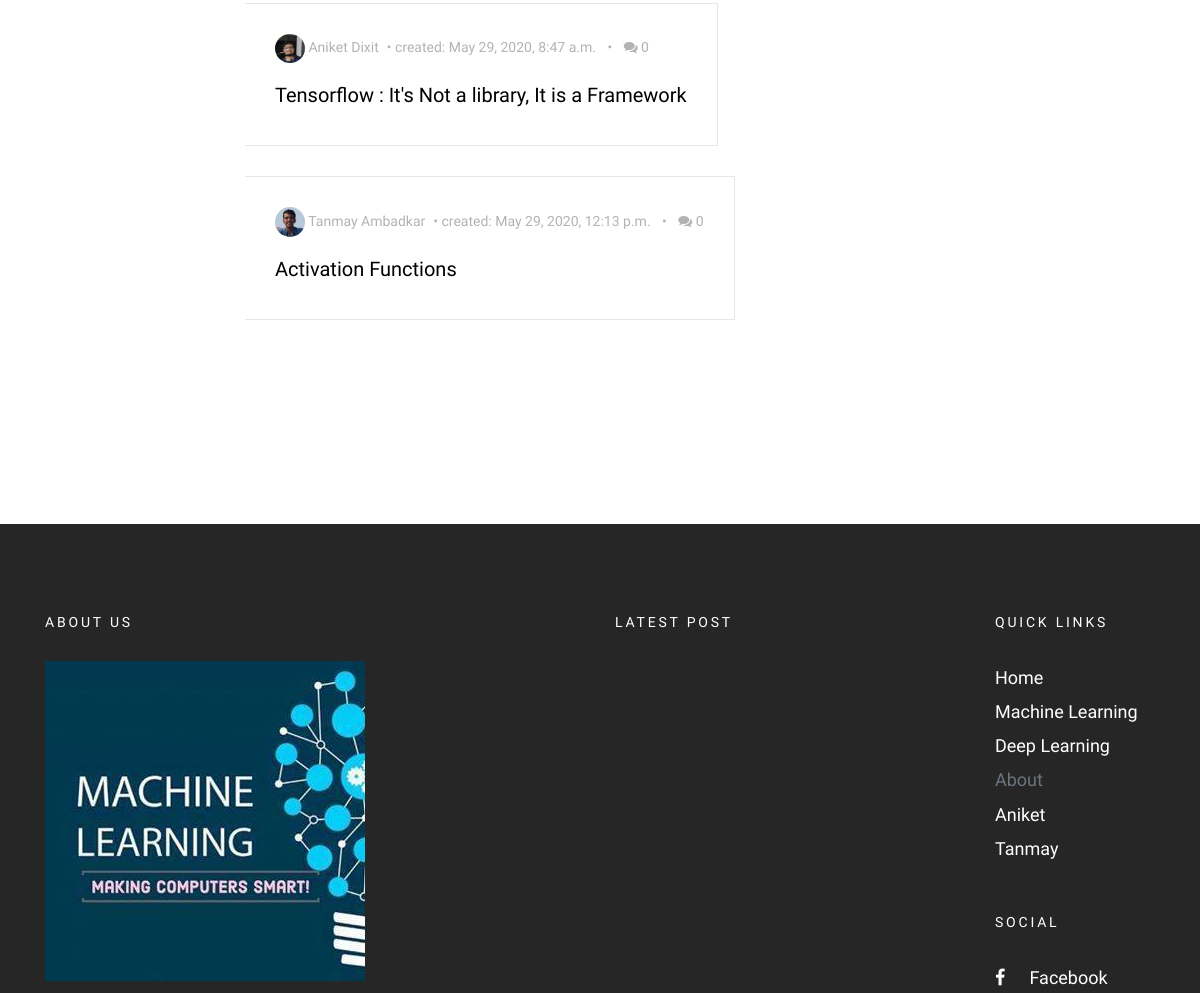
Page /drafts/ (signed in, middle part) on the earlier database version.
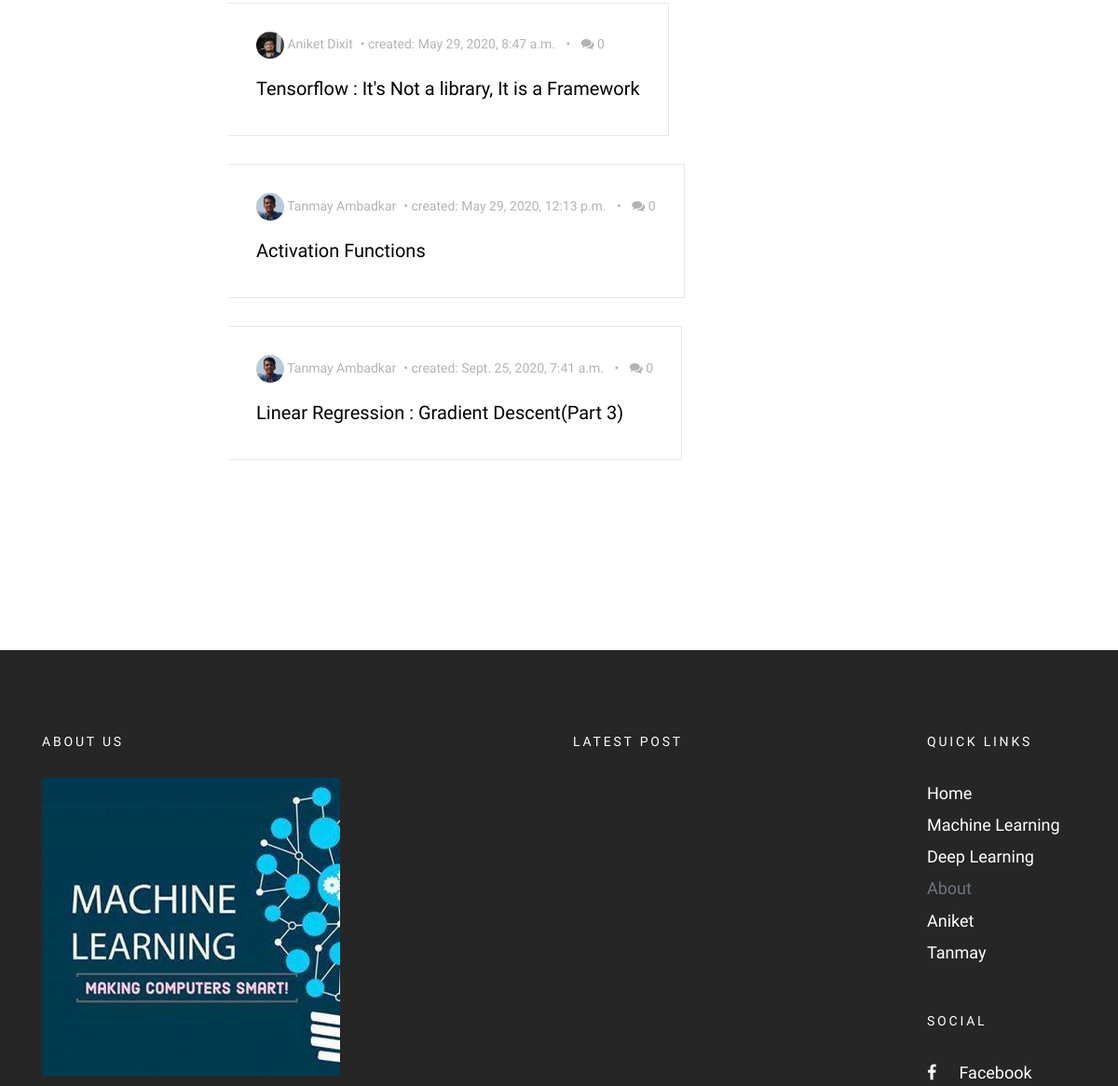
Same page on the later database version.
### blog/models.py (models this page shows, shortened)
class Post(models.Model):
    types = (
        ('D', 'Deep Learning'),
        ('M', 'Machine Learning'),
    )
    author = models.ForeignKey('UserProfileInfo', on_delete = models.CASCADE)
    title = models.CharField(max_length = 200)
    cover_img = models.ImageField(upload_to = 'cover_image', blank = True)
    text = models.TextField()
    created_date = models.DateTimeField(default = timezone.now)
    published_date = models.DateTimeField(blank = True, null = True)
    type = models.CharField(max_length = 1, choices = types, blank = True)
    def approve_comments(self):
        return self.comments.filter(approved_comment=True)

class UserProfileInfo(models.Model):
    user = models.OneToOneField(User, on_delete= models.CASCADE)
    profile_img = models.ImageField(upload_to = 'profile_pics', blank = True)
    cover_image = models.ImageField(upload_to = 'cover_profile_img', blank = True)
    description = models.TextField(blank = True)
    writeup = models.TextField(blank = True)
    instagram = models.URLField(blank = True)
    facebook = models.URLField(blank = True)
    github = models.URLField(blank = True)
    linkedin = models.URLField(blank = True)
    email = models.EmailField(blank = True)

### blog/views.py (the view)
# urls.py: path('drafts/', DraftListView.as_view(), name = 'post_draft_list'),
class DraftListView(LoginRequiredMixin, ListView):
    login_url = '/login/'
    redirect_field_name = 'blog/post_draft_list.html'
    model = Post
    template_name = 'post_draft_list.html'
    def get_queryset(self):
        return Post.objects.filter(published_date__isnull = True).order_by('created_date')

### blog/templates/blog/post_draft_list.html (shortened to what this page needs)
{% extends "blog/base.html" %}
{% load static %}
{% block content %}
{% if request.user.is_superuser %}
<section class="site-section pt-5">
  <div class="container">
    <div class="row blog-entries">
      <div class="col-md-12 col-lg-8 main-content">
        <div class="row mb-5 mt-5">
           <div class="col-md-12">
             {% for post in post_list %}
             {% if not post.published_date %}
             <div class="post-entry-horzontal">
               <a href="{% url 'post_detail' pk=post.pk %}">
                   <span class="text">
                     <div class="post-meta">
                       <span class="author mr-2"><img src="/media/{{post.author.profile_img}}" alt="Colorlib">  {{post.author.user.first_name}} {{post.author.user.last_name}}</span>&bullet;
                       <span class="mr-2">created: {{post.created_date}}</span> &bullet;
                       <span class="ml-2"><span class="fa fa-comments"></span> {{post.approve_comments.count}}</span>
                     </div>
                     <h2>{{ post.title }}</h2>
                   </span>
		 </div>
               {% endif %}
               {% empty %}
                 <h2>No Drafts!</h2>
             {% endfor %}
	  </div>
        </div>
      </div>
    </div>
  </div>
</section>
{% endif %}
{% endblock %}

### blog/templates/blog/base.html (shortened to what this page needs)
{% load static %}
{% load socialaccount %}
<!DOCTYPE html>
<html lang="en" dir="ltr">
    <head>
        <link rel="stylesheet" href="{% static 'css/animate.css' %}"-->
        <link rel="stylesheet" href="{% static 'css/owl.carousel.min.css' %}">
        <link rel="stylesheet" href="{% static 'fonts/fontawesome/css/font-awesome.min.css' %}">
        <link rel="stylesheet" href="{% static 'css/bootstrap.css' %}" >
        <link rel="stylesheet" href="{% static 'css/style.css' %}">
    </head>
    <body>
        <div class="wrap">
              {% block content %}
              {% endblock  %}
         <footer class="site-footer">
        <div class="container">
          <div class="row mb-5">
            <div class="col-md-4">
              <h3>About Us</h3>
              <p class="mb-4">
                <img src="{% static 'images/mainimage.jpg' %}" alt="Image placeholder" class="img-fluid">
              </p>
            </div>
            <div class="col-md-6 ml-auto">
              <div class="row">
                <div class="col-md-7">
                  <h3>Latest Post</h3>
                </div>
                <div class="col-md-1"></div>
                <div class="col-md-4">
                  <div class="mb-5">
                    <h3>Quick Links</h3>
                    <ul class="list-unstyled">
                      <li><a href="{% url 'home' %}" rel="noreferrer">Home</a></li>
                      <li><a href="{% url 'post_list_ML' %}" rel="noreferrer">Machine Learning</a></li>
                      <li><a href="{% url 'post_list_DL' %}" rel="noreferrer">Deep Learning</a></li>
                      <li> About
                          <ul class="list-inline">
                              <li><a href="{% url 'aniket' %}" rel="noreferrer">Aniket</a></li>
                              <li><a href="{% url 'tanmay' %}" rel="noreferrer">Tanmay</a></li>
                          </ul>
                      </li>
                    </ul>
                  </div>
                  <div class="mb-5">
                    <h3>Social</h3>
                    <ul class="list-unstyled footer-social">
                      <li><a href="https://www.facebook.com/makingcomputerssmart/" target="_blank" rel="noreferrer"><span class="fa fa-facebook"></span> Facebook</a></li>
                    </ul>
                  </div>
                </div>
              </div>
            </div>
          </div>
        </div>
      </footer>
               </div>
    </body>
</html>

### static/css/style.css (style rules this page uses)
body { background: #ccc url("../images/photography.png") repeat; font-family: "Inconsolata", SFMono-Regular, Menlo, Monaco, Consolas, "Liberation Mono", "Courier New", monospace; font-weight: 300; font-size: 18px; line-height: 1.9; color: #6c757d; }
a { -webkit-transition: .3s all ease; -o-transition: .3s all ease; transition: .3s all ease; text-decoration: none; }
h1, h2, h3, h4, h5 { color: #000; font-family: "Josefin Sans", -apple-system, BlinkMacSystemFont, "Segoe UI", Roboto, "Helvetica Neue", Arial, sans-serif, "Apple Color Emoji", "Segoe UI Emoji", "Segoe UI Symbol", "Noto Color Emoji"; }
.wrap { max-width: 1250px; margin: 0 auto; background: #fff; -webkit-box-shadow: 0 0 40px 0 rgba(0, 0, 0, 0.1); box-shadow: 0 0 40px 0 rgba(0, 0, 0, 0.1); }
.site-section { padding: 7em 0; }
.blog-entries .post-meta { margin-bottom: 20px; font-size: 14px; color: #b3b3b3; }
.blog-entries .post-meta .author img { width: 30px; border-radius: 50%; display: inline-block; }
.post-entry-horzontal { margin-bottom: 30px; }
.post-entry-horzontal a { overflow: hidden; display: table; position: relative; top: 0; -webkit-transition: .1s all ease; -o-transition: .1s all ease; transition: .1s all ease; }
.post-entry-horzontal a .image, .post-entry-horzontal a .text { display: table-cell; vertical-align: middle; }
.post-entry-horzontal a .text { padding: 30px; width: calc(100 - 200px); border: 1px solid #e6e6e6; border-left: none; }
.post-entry-horzontal a .text h2 { font-size: 20px; }
.site-footer { background-size: cover; background-position: center center; background-repeat: no-repeat; padding: 5em 0; background: #262626; }
.site-footer .footer-social li a > span { width: 30px; }
.site-footer a { color: #fff; }
.site-footer h3 { color: #fff; margin-bottom: 30px; font-size: 14px; text-transform: uppercase; letter-spacing: .2em; }
.site-footer p { color: rgba(255, 255, 255, 0.5); }

Differences in the rows shown:
added Post: author.profile_img (picture), author.user.first_name "Tanmay", author.user.last_name "Ambadkar", created_date "Sept. 25, 2020, 7:41 a.m.", approve_comments.count "0", title "Linear Regression : Gradient Descent(Part 3)"
